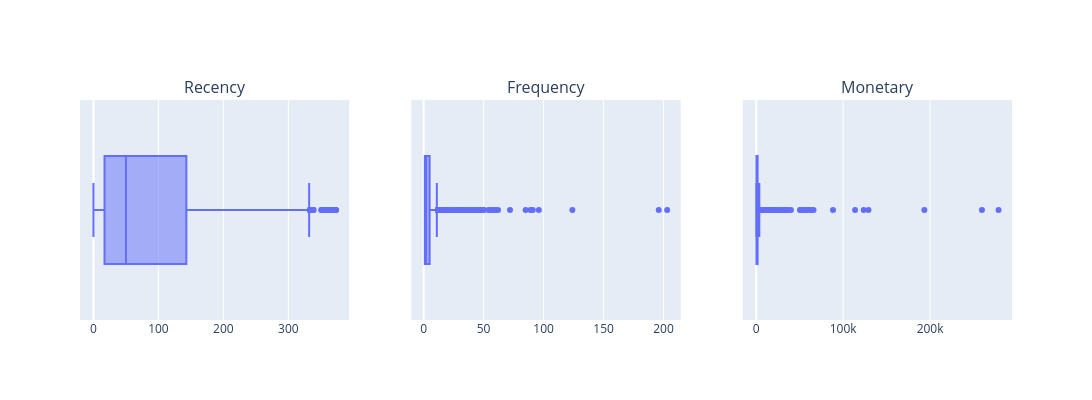

Here is the notebook cell this chart was saved with:
### Markdown cell above
### 3.2. Визуализация признакового пространства и первичный экспресс-анализ аномалий
**Описание этапа и бизнес-контекст**
Для исследования внутренней геометрии полученных признаков (`Recency`, `Frequency`, `Monetary`) построим одномерные коробчатые диаграммы (**Boxplot / Ящик с усами**). В контексте задач машинного обучения данный тип визуализации является незаменимым инструментом, так как он наглядно отображает ключевые статистические маркеры: медиану, межквартильный размах (IQR) и, главное, наличие экстремальных выбросов (Outliers).

В сфере e-commerce распределение частоты и сумм покупок традиционно характеризуется сильной асимметрией (небольшая группа крупных клиентов генерирует огромную долю транзакций и выручки). Визуализация позволит нам оценить степень этой скошенности и подготовить аналитическую стратегию для этапа очистки данных перед обучением моделей.

### Code cell
# Создание списка графиков
boxes = [px.box(rfm_table_r, x=column) for column in rfm_table_r.columns]

# Подготовка сетки (шаблона)
fig = make_subplots(
    rows=1, cols=3, 
    subplot_titles=("Recency","Frequency", "Monetary")
)
# Перенос графиков на общую сетку
for i, box in enumerate(boxes):
    fig.add_trace(boxes[i]['data'][0], row=1, col=i+1)

fig.update_layout(
    showlegend=False,  # Отключаем избыточную легенду
    width=1100,        # Увеличиваем ширину, чтобы раздвинуть графики по оси X
    height=400         # Задаем оптимальную высоту
) 
#fig.write_html('plotly/boxplot_1.html')
#fig.show(renderer='png')  # Выводит итоговый склеенный интерактивный график на экран.
fig.show()

### Figure 1 — Plotly figure (JSON) as saved in the notebook; plotly's stock layout.template omitted (floating-point values rounded to 4 significant figures; data arrays with more than 128 entries replaced by an {"elided": "..."} marker saying what was removed)
{"data": [{"alignmentgroup": "True", "hovertemplate": "Recency=%{x}<extra></extra>", "legendgroup": "", "marker": {"color": "#636efa"}, "name": "", "notched": false, "offsetgroup": "", "orientation": "h", "showlegend": false, "type": "box", "x": {"elided": "4324 int values"}, "x0": " ", "xaxis": "x", "y0": " ", "yaxis": "y"}, {"alignmentgroup": "True", "hovertemplate": "Frequency=%{x}<extra></extra>", "legendgroup": "", "marker": {"color": "#636efa"}, "name": "", "notched": false, "offsetgroup": "", "orientation": "h", "showlegend": false, "type": "box", "x": {"elided": "4324 int values"}, "x0": " ", "xaxis": "x2", "y0": " ", "yaxis": "y2"}, {"alignmentgroup": "True", "hovertemplate": "Monetary=%{x}<extra></extra>", "legendgroup": "", "marker": {"color": "#636efa"}, "name": "", "notched": false, "offsetgroup": "", "orientation": "h", "showlegend": false, "type": "box", "x": {"elided": "4324 float values"}, "x0": " ", "xaxis": "x3", "y0": " ", "yaxis": "y3"}], "layout": {"annotations": [{"font": {"size": 16}, "showarrow": false, "text": "Recency", "x": 0.1444, "xanchor": "center", "xref": "paper", "y": 1, "yanchor": "bottom", "yref": "paper"}, {"font": {"size": 16}, "showarrow": false, "text": "Frequency", "x": 0.5, "xanchor": "center", "xref": "paper", "y": 1, "yanchor": "bottom", "yref": "paper"}, {"font": {"size": 16}, "showarrow": false, "text": "Monetary", "x": 0.8556, "xanchor": "center", "xref": "paper", "y": 1, "yanchor": "bottom", "yref": "paper"}], "height": 400, "showlegend": false, "width": 1100, "xaxis": {"anchor": "y", "domain": [0, 0.2889]}, "xaxis2": {"anchor": "y2", "domain": [0.3556, 0.6444]}, "xaxis3": {"anchor": "y3", "domain": [0.7111, 1]}, "yaxis": {"anchor": "x", "domain": [0, 1]}, "yaxis2": {"anchor": "x2", "domain": [0, 1]}, "yaxis3": {"anchor": "x3", "domain": [0, 1]}}}
